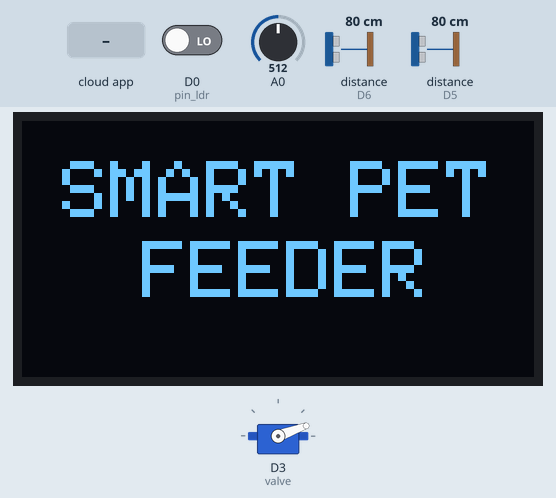
Bench run of a sketch on a simulated ESP8266 (NodeMCU). Shown: 128×64 one-colour display, servo. Wiring (inferred from the names in the program): ultrasonic range finder: trigger D4; echo D5. The test bench sets the inputs (shaded band); at power-on: distance to the obstacle (sensors on D6, D5) 80 cm, D0 (pin_ldr) LOW, A0 = 512. The echo pulse lasts 58.3 µs per cm; WiFi joins after 1.5 s; servers stay silent unless stated; the local clock reads 2024-03-15 10:24:30 at power-on unless the sketch sets it; the Firebase database answers and starts empty; what the sketch prints to the serial monitor is not drawn.

Above: at 3.2 s.
3.3 s: the phone or cloud app sets MANUAL to 1
At 5.2 s:
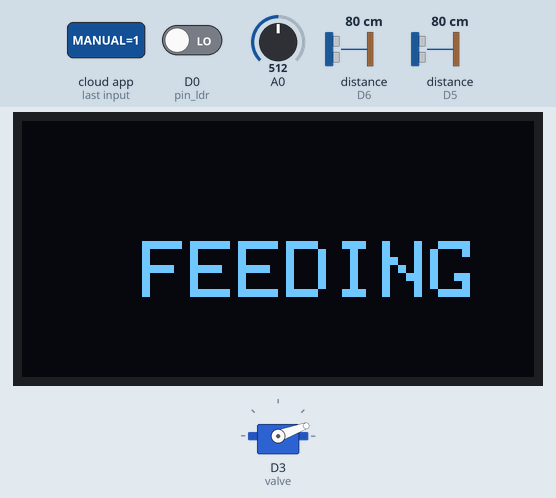
6.9 s: the phone or cloud app sets TIMER to 1
At 9.6 s:
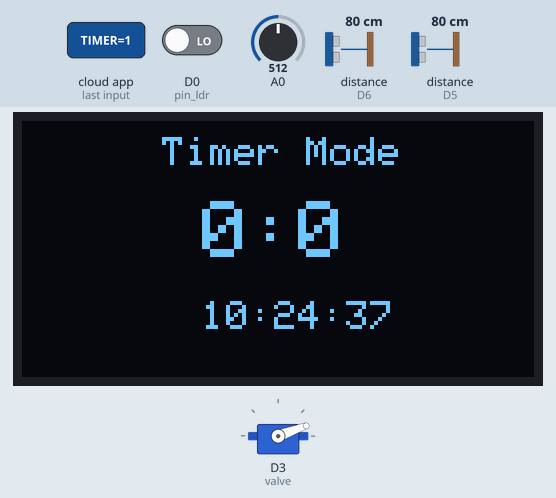
12.7 s: the phone or cloud app sets AUTO to 1
At 14.8 s:
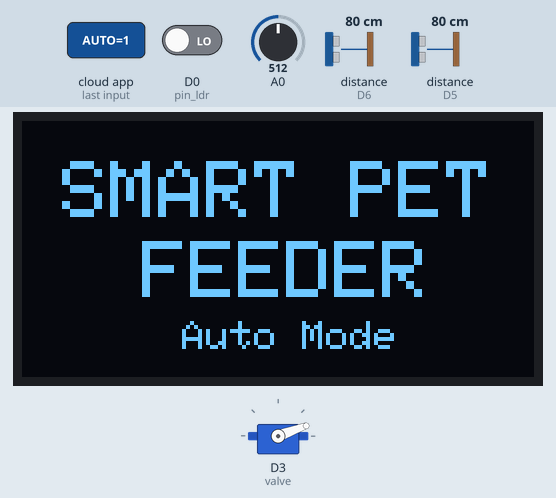
18.2 s: distance to the obstacle (sensor on D6) set to 21 cm
20.2 s: distance to the obstacle (sensor on D6) set to 17 cm
At 23.3 s:
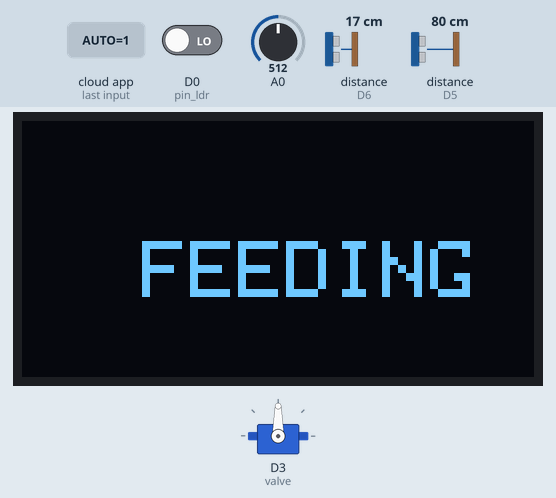
24.8 s: the phone or cloud app sets AUTO to 0
At 26.4 s:
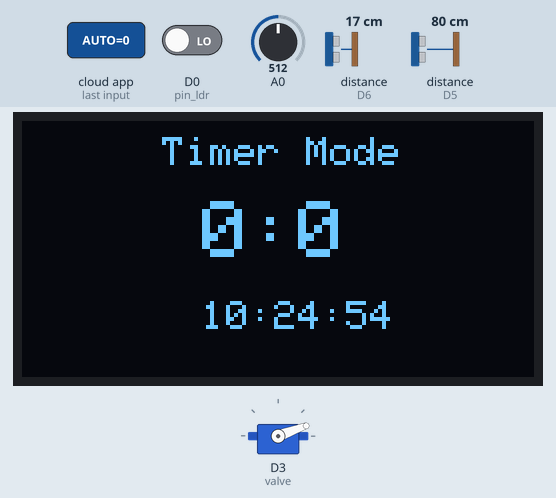
Timing chart, 0 to 27.9 s (numbered marks = the images above; inputs shaded):
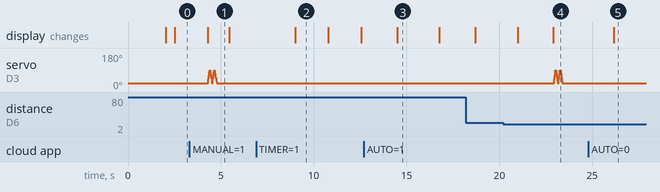

The sketch:

ujicoba2.ino
```cpp
//Library Firebase
#include <FirebaseArduino.h>

//Library Servo
#include <Servo.h>

//Library WiFi
#include <ESP8266WiFi.h>

//Library LCD OLED 128x64
#include <SPI.h>
#include <Wire.h>
#include <Adafruit_GFX.h>
#include <Adafruit_SSD1306.h>

//Library RTC
#include <Wire.h>
#include "RTClib.h"
RTC_DS1307 rtc;

//Alamat I2C LCD OLED
#define OLED_Address 0x3C
//Resolusi LCD OLED
Adafruit_SSD1306 oled(128, 64);

// Set these to run example.
#define FIREBASE_HOST "-"
#define FIREBASE_AUTH "-"
#define WIFI_SSID "SmartHome"
#define WIFI_PASSWORD "SmartHome1315"

//defineultrasonic 1
const int trigPin = D7; // Trigger Pin of Ultrasonic Sensor
const int echoPin = D6; // Echo Pin of Ultrasonic Sensor

//defineultrasonic 2
const int trig = D4; // Trigger Pin of Ultrasonic Sensor
const int echo = D5; // Echo Pin of Ultrasonic Sensor

//define LDR
int pin_ldr = D0;

//Konstanta Mode
int ModeAuto=0;
int ModeTimer=0;
int ModeManual=0;

//konstanta RTC Timer
int set_jam;
int set_menit;
int set_detik;

int durasi;
int jarak;
int pos;

Servo valve;

void setup() {
  Serial.begin(9600);
  WiFi.begin(WIFI_SSID, WIFI_PASSWORD);
  Serial.print("connecting");
  while (WiFi.status() != WL_CONNECTED) {
    Serial.print(".");
    delay(500);
    }
    Serial.println();
    Serial.print("connected: ");
    Serial.println(WiFi.localIP());
    delay(500);

    Firebase.begin(FIREBASE_HOST, FIREBASE_AUTH);

//Set LCD OLED 128x64
oled.begin(SSD1306_SWITCHCAPVCC, OLED_Address);

//Mode Pin Ultrasonik1
pinMode(trigPin, OUTPUT);
pinMode(echoPin, INPUT);

//Mode Pin Ultrasonik2
pinMode(trig, OUTPUT);
pinMode(echo, INPUT);

//Mode Pin LDR
pinMode(pin_ldr,INPUT);

//Mode Pin Servo
valve.attach(D3);
valve.write(20);

// Set UP RTC
#ifndef ESP8266
  while (!Serial);
#endif

  if (! rtc.begin()) {
    Serial.println("Couldn't find RTC");
    Serial.flush();
    while (1) delay(10);
  }

  if (! rtc.isrunning()) {
    Serial.println("RTC is NOT running, let's set the time!");
    rtc.adjust(DateTime(F(__DATE__), F(__TIME__)));
    //rtc.adjust(DateTime(__DATE__, __TIME__));
  }
}

//koding timer mode
void timerMode(){
  //ambil set waktu dari fire base
  set_jam   = Firebase.getInt("settime_JAM");
  set_menit = Firebase.getInt("settime_MENIT");

  DateTime now = rtc.now();
  int jam = now.hour();
  int menit = now.minute();
  int detik = now.second();

 //kirim jam now ke firebase
 Firebase.set("timenow_NJAM", jam);
 Firebase.set("timenow_NMENIT", menit);
 Firebase.set("timenow_NDETIK", detik);
 Serial.print(jam, DEC);
 Serial.print(':');
 Serial.print(menit, DEC);
 Serial.print(':');
 Serial.print(detik, DEC);
 Serial.println();
 delay(1000);
 if(jam==set_jam && menit==set_menit) //jika jam, menit, detik sesuai dengan firebase maka memanggil servo2
 {
  servo3();
  delay(500);
  Firebase.set("settime_JAM","");
  Firebase.set("settime_MENIT","");
  }
  //Tampilan LCD Mode timer
  oled.clearDisplay();
  oled.setTextColor(WHITE);

 //Tampilan LCD SetTime
 oled.setCursor(45, 20);
 oled.setTextSize(2);
 oled.print(set_jam);
 oled.print(":");
 oled.print(set_menit);
 //Tampilan LCD Time Now
 oled.setCursor(45, 45);
 oled.setTextSize(1.8);
 oled.print(jam,DEC);
 oled.print(':');
 oled.print(menit,DEC);
 oled.print(':');
 oled.print(detik,DEC);
 oled.println(" ");

 oled.setCursor(35, 4);
 oled.setTextSize(1);
 oled.print("Timer Mode");

 oled.display();
 }
//CODING Auto MODE
void AutoMode()
{
  long duration, distance;
  digitalWrite(trigPin, LOW);
  delayMicroseconds(2);

  digitalWrite(trigPin, HIGH);
  delayMicroseconds(2);
  digitalWrite(trigPin, LOW);

  duration = pulseIn(echoPin, HIGH);
  distance = (duration/2) / 29.1;
  Firebase.set("KJARAK",distance);
  Serial.print ("jarak");
  Serial.print (" : ");
  Serial.println (distance);
  if(distance<20)
  {
    servo1();
    delay(500);
    }
    else
    {
      autoLCD();
      }
      delay(500);
}

//Coding SERVO 1
void servo1(){
  if( digitalRead( pin_ldr ) == 0 ){
    feedingLCD();
  for (pos = 20; pos <= 90; pos += 10) { // goes from 0 degrees to 180 degrees
    valve.write(pos);
    delay(15);
    }
  for (pos = 90; pos >= 20; pos -= 10) { // goes from 180 degrees to 0 degrees
    valve .write(pos);              // tell servo to go to position in variable 'pos'
    delay(15);                       // waits 15ms for the servo to reach the position
    }
    Serial.print ("Mode Auto ");
    Serial.print (": ");
    Serial.println("FEEDING");
  for (pos = 20; pos <= 90; pos += 10) { // goes from 0 degrees to 180 degrees
    valve.write(pos);
    delay(15);
    }
  for (pos = 90; pos >= 20; pos -= 10) { // goes from 180 degrees to 0 degrees
    valve .write(pos);              // tell servo to go to position in variable 'pos'
    delay(15);                       // waits 15ms for the servo to reach the position
    }
   }
    else {
      Serial.println("Terdapat Sisa");
      fullLCD();
    }
}

void servo2(){
  feedingLCD();
  for (pos = 20; pos <= 90; pos += 10) { // goes from 0 degrees to 180 degrees
    valve.write(pos);
    delay(15);
    }
  for (pos = 90; pos >= 20; pos -= 10) { // goes from 180 degrees to 0 degrees
    valve .write(pos);              // tell servo to go to position in variable 'pos'
    delay(15);                       // waits 15ms for the servo to reach the position
    }
    Serial.print ("Mode Manual ");
    Serial.print (": ");
    Serial.println("FEEDING");
  for (pos = 20; pos <= 90; pos += 10) { // goes from 0 degrees to 180 degrees
    valve.write(pos);
    delay(15);
    }
  for (pos = 90; pos >= 20; pos -= 10) { // goes from 180 degrees to 0 degrees
    valve .write(pos);              // tell servo to go to position in variable 'pos'
    delay(15);                       // waits 15ms for the servo to reach the position
    }
    Firebase.set("MANUAL", 0);
    delay(500);
    homeLCD();
}

void servo3(){
  feedingLCD();
   for (pos = 20; pos <= 90; pos += 10) { // goes from 0 degrees to 180 degrees
    valve.write(pos);
    delay(15);
    }
  for (pos = 90; pos >= 20; pos -= 10) { // goes from 180 degrees to 0 degrees
    valve .write(pos);              // tell servo to go to position in variable 'pos'
    delay(15);                       // waits 15ms for the servo to reach the position
    }
    Serial.print ("Mode Timer ");
    Serial.print (": ");
    Serial.println("FEEDING");
  for (pos = 20; pos <= 90; pos += 10) { // goes from 0 degrees to 180 degrees
    valve.write(pos);
    delay(15);
    }
  for (pos = 90; pos >= 20; pos -= 10) { // goes from 180 degrees to 0 degrees
    valve .write(pos);              // tell servo to go to position in variable 'pos'
    delay(15);                       // waits 15ms for the servo to reach the position
    }
    homeLCD();
}

//Coding LCD
void homeLCD()
{
  //Tampilan Pada LCD
  oled.clearDisplay();
  oled.setTextColor(WHITE);
  //oled.print("Tes LCD OLED 128x64");
  oled.setCursor(10, 10);
  oled.setTextSize(2);
  oled.print("SMART PET");

  oled.setCursor(30, 30);
  oled.setTextSize(2);
  oled.print("FEEDER");
  oled.display();
}

void autoLCD()
{
  //Tampilan Pada LCD
  oled.clearDisplay();
  oled.setTextColor(WHITE);
  oled.setCursor(10, 10);
  oled.setTextSize(2);
  oled.print("SMART PET");

  oled.setCursor(30, 30);
  oled.setTextSize(2);
  oled.print("FEEDER");

  oled.setCursor(40, 50);
  oled.setTextSize(1);
  oled.print("Auto Mode");

  oled.display();
}

void feedingLCD()
{
  //Tampilan Pada LCD
  oled.clearDisplay();
  oled.setTextColor(WHITE);

  oled.setCursor(30, 30);
  oled.setTextSize(2);
  oled.print("FEEDING");

  oled.display();
}

void fullLCD()
{
  //Tampilan Pada LCD
  oled.clearDisplay();
  oled.setTextColor(WHITE);

  oled.setCursor(20, 30);
  oled.setTextSize(2);
  oled.print("FULLTANK");
  oled.display();
  delay(500);
}
//coding ultrasonik 2 (jarak stok pakan dispenser)
void kapasiti(){
    long durasi,jarak;
    int heightTank=12;
    int deviation=1;

      digitalWrite(trig,HIGH);
      delayMicroseconds(2);
      digitalWrite(trig,LOW);
      durasi=pulseIn(echo,HIGH);
      jarak=(durasi/2)/29.1;

      int percentage=100-(((jarak-deviation)*100)/heightTank);
      //Serial.println(jarak);
      //Serial.print(percentage);
      //Serial.println("%");
      Firebase.setInt("STOK",percentage);
  }

  void loop() {
//Variabel mode ambil value dari firebase
ModeAuto    = Firebase.getInt("AUTO");
ModeManual  = Firebase.getInt("MANUAL");
ModeTimer   = Firebase.getInt("TIMER");

//kontrol mode
if(ModeAuto==1){
  AutoMode();
}
else if(ModeManual==1){
   servo2();
} else {
  homeLCD();
}
if(ModeTimer==1){
  timerMode();
}else if (ModeTimer==0){
   //homeLCD();
}

//KODING sensor cahaya
//int ldrStatus = digitalRead(pin_ldr);
//if (ldrStatus == 1){
  //Serial.print("Terdapat Sisa Makan");
  //Serial.print(" = ");
  //Serial.println(pin_ldr);
  //Firebase.setInt("SISA",ldrStatus);
//}else
//Serial.print("Kosong");
//Serial.print(" = ");
//Serial.println(pin_ldr);
//delay(1000);
int nilai = analogRead (pin_ldr); //Membaca nilai analog dari pin D0
int hasil = 1 * nilai / 800;
delay(1000);
Serial.print("sisa = ");
Serial.println (hasil);
Firebase.setInt("SISA",hasil);

kapasiti();
}
```

Measured:
- the behaviour switches between 20 and 19 cm on distance to the obstacle (sensor on D6) (found by bisection; images 3 and 4)
- after the input at 6.9 s, the display: changes after 2.1 s (image 2)
- after the input at 12.7 s, the display: changes after 1.8 s (image 3)
- after the input at 24.8 s, servo on D3 (valve): stops changing and stays 20°
- what the display in image 2 shows lasts 1.8 s, from 9.0 s to 10.8 s
